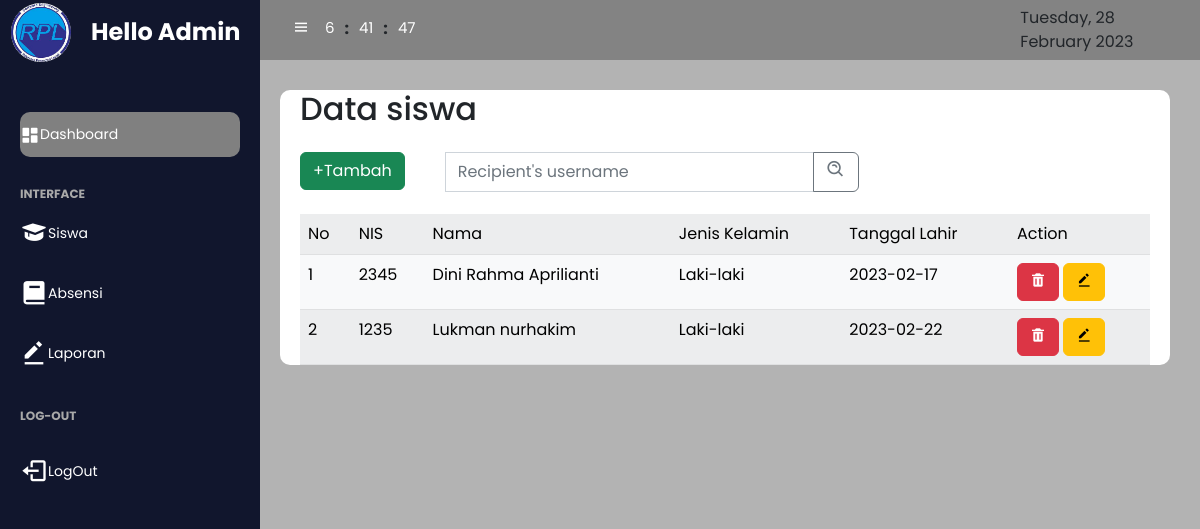
The page /admin/index.php?page=siswa on the database as committed earlier.
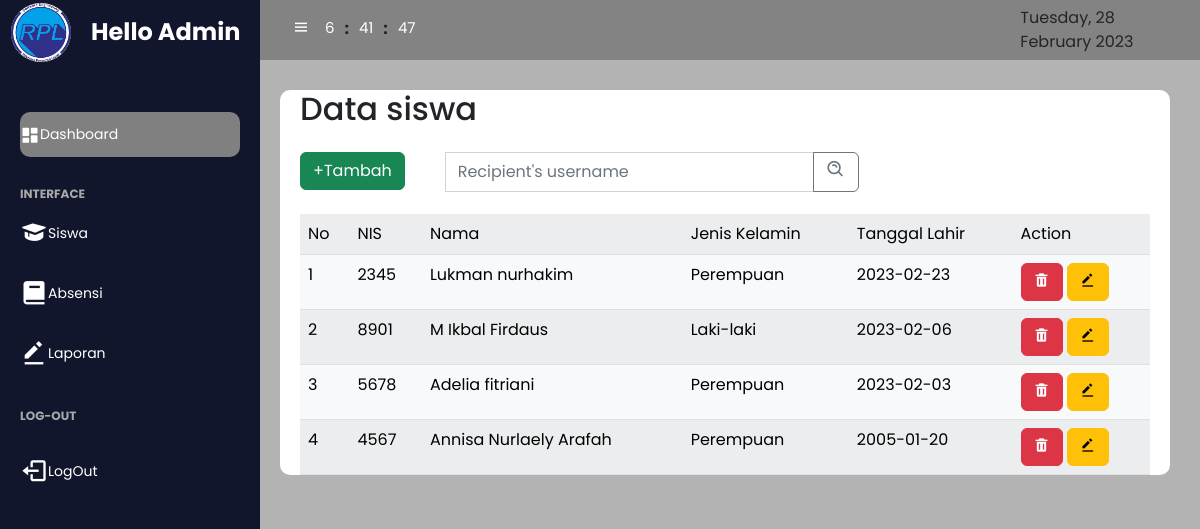
The same page on the database as committed later.
### tables this page shows
CREATE TABLE `siswa` (
  `id` int(11) NOT NULL,
  `nis` varchar(11) NOT NULL,
  `nama` varchar(45) NOT NULL,
  `jenis_kelamin` enum('Laki-laki','Perempuan') NOT NULL,
  `tanggal_lahir` date NOT NULL
);

### admin/siswa.php (the view, shortened to what this page needs)
<?php
include "../bot.php";
include "../koneksi.php";
?>
<link rel="stylesheet" href="../patch/style.css">
<section id="data-siswa">
<div class="table-data">
<h2>Data siswa</h2>
<div class="row py-3">
    <div class="col-2">
    <a href="index.php?page=tambah_data"><button type="button" class="btn btn-success mb-2">+Tambah</button> </a>
    </div>
    <div class="col-6">
    <form action="" class="acion">
    <div class="input-group">
        <input type="text" name="search" class="form-control" placeholder="Recipient's username" aria-label="Recipient's username" aria-describedby="button-addon2">
        <button class="btn btn-outline-secondary" type="submit" name="cari" id="button-addon2"><i class='bx bx-search-alt fs-5'></i></button>
    </div>
    </form>
    </div>
</div>
<table class="table table-light table-striped py-5">
    <tr>
        <td>No</td>
        <td>NIS</td>
        <td>Nama</td>
        <td>Jenis Kelamin</td>
        <td>Tanggal Lahir</td>
        <td>Action</td>
    </tr>
    <?php
    if(isset($_GET['search'])){
        $nama = $_GET['search'];
        $query = "SELECT * FROM siswa where nama like '%$nama%'";
        $result= $conn->query($query);
    }else {
        $query = "SELECT * FROM siswa";
        $result= $conn->query($query);
    }
    $no= 1;
    while ($data = $result->fetch_assoc()){
    ?>
        <tr>
            <td><?php echo $no++;?></td>
            <td><?php echo $data["nis"] ?></td>
            <td><?php echo $data["nama"] ?></td>
            <td><?php echo $data["jenis_kelamin"] ?></td>
            <td><?php echo $data["tanggal_lahir"] ?></td>
            <td>
            <button type="button" class="btn btn-danger" data-bs-toggle="modal" data-bs-target="#deleteModal">
            <i class='bx bxs-trash'></i>
            </button>
            <a href="index.php?page=edit&nis=<?php echo $data['nis']?>"><button type="button" class="btn btn-warning"><i class='bx bxs-edit-alt'></i></button></a></td>
        </tr>
    <?php
    }
    ?>
</table>
</div>
</section>
<?php
include "../footer.php";
?>

### bot.php (shortened to what this page needs)
<!doctype html>
<html lang="en">
  <head>
    <link href="https://cdn.jsdelivr.net/npm/bootstrap@5.2.3/dist/css/bootstrap.min.css" rel="stylesheet">
    <link href='https://unpkg.com/boxicons@2.1.4/css/boxicons.min.css' rel='stylesheet'>
</head>
<body>

### admin/index.php (shortened to what this page needs)
<?php
include "../bot.php";
include "../koneksi.php";
?>
<link rel="stylesheet" href="../patch/style.css">
<section id="sidebar">
        <a href="#" class="brand mt-2">
            <img class="img-fluid rounded-circle " src="../img/logo.jpg" alt="" width="60px" height="60px">
            <p>Hello Admin</p>
        </a>
        <ul class="side-menu navbar-nav">
            <li class="nav-item"><a href="?page=home" class="active nav-link"><i class='bx bxs-dashboard nav-item fs-5'></i><span>Dashboard</span></a></li>
            <li class="divider" data-text="interface">Interface</li>
            <li><a href="?page=siswa"><i class='bx bxs-graduation fs-3'></i> <span>Siswa</span></a></li>
            <li><a href="?page=absen"><i class='bx bxs-book fs-3'></i> <span>Absensi</span></a></li>
            <li><a href="?page=laporan"><i class='bx bxs-edit-alt fs-3'></i><span>Laporan</span></a></li>
            <li class="divider" data-text="log-out">Log-out</li>
            <li><a href="../logout.php"><i class='bx bx-log-out fs-3 py-3'></i><span>LogOut</span></a></li>
        </ul><br>
    </section>
    <section id="content">
        <nav>
            <div class="container-fluid">
                <i class='bx bx-menu toggle-sidebar'></i>
            </div>
            <div class="jam-digital-malasngoding">
                    <div class="kotak">
                        <p id="jam"> </p>
                    </div>
                    <div class="kotak">
                    <b>:</b>
                    </div>
                    <div class="kotak">
                        <p id="menit"></p>
                    </div>
                    <div class="kotak">
                    <b>:</b>
                    </div>
                    <div class="kotak">
                        <p id="detik"></p>
                    </div>
                </div>
                <?php
                print date('l, d F Y');
                ?>
        </nav>
    <main>
<?php
if (isset($_GET['page'])) {
    $page = $_GET['page'];
    switch ($page) {
        case 'siswa':
            include "siswa.php";
            break;
    }
}else {
    include "home.php";
    include "../footer.php";
}
?>
</main>
</section>

### footer.php (shortened to what this page needs)
  </body>
</html>

### patch/style.css (style rules this page uses)
* { font-family: 'poppins', sans-serif; margin: 0; padding: 0; box-sizing: border-box; }
body { background-color: #b3b3b3; font-family: 'poppins',sans-serif; }
html { overflow: hidden; }
nav { background:#838383 ; height: 60px; padding: 0 20px; display: flex; align-items: center; grid-gap: 28px; position: sticky; top: 0; left: 0; z-index: 100; box-shadow: #D0E4FF; }
nav .toggle-sidebar { font-size: 18px; cursor: pointer; }
nav .bx-menu { color: #fff; }
.jam-digital-malasngoding { left: 50px; top: 2px; overflow: hidden; padding: 10px; position: absolute; }
.kotak { align-items: center; float: left; padding: 5px; }
.jam-digital-malasngoding p { color: #fff; float: right; font-size: 15px; text-align: center; }
#sidebar { position: fixed; max-width: 260px; width: 100%; background: #11162D ; top:0; left: 0; height:100% ; overflow-y: auto; scrollbar-width: none; transition: all .3s ease; z-index: 200; color: #fff; }
#sidebar a img { margin-top:-15px ; }
#sidebar .brand { font-size: 24px; display: flex; align-items: center; height: 64px; font-weight: 700; color: #fff; position: sticky; top: 0; left: 0; z-index: 100; background: #11162D; transition: all .3s ease; padding: 0 11px; text-decoration: none; }
#sidebar .brand p { padding-left: 20px; }
#sidebar .side-menu { margin: 36px 0; padding: 0 20px ; transition: all .3s ease ; }
#sidebar .side-menu a { display: flex; align-items: center; font-size: 14px; color: white ; padding: 12px 16px 12px 0; transition: all .3s ease; margin:4px 0; white-space: nowrap; text-decoration: none; }
#sidebar .side-menu > li > a.active, #sidebar .side-menu a.active:hover { background:grey; color: white; border-radius: 10px; }
#sidebar .divider { margin-top: 24px; font-size: 12px; text-transform: uppercase; font-weight: 700; color: darkgray; transition: all .3s ease; white-space: nowrap; }
#content { position: relative; width: calc(100% - 260px); left: 260px; transition: all .3s ease; }
main { width: 100%; padding: 20px 20px 20px 20px; }
#data-siswa { background-color: white; margin-top: 10px; margin-right: 10px; border-radius: 10px; }
.table-data { margin-right: 20px; margin-left: 20px; }
.table { border-radius: 10px; }

Rows that differ between the two databases and show on the page:
removed siswa: nis "2345", nama "Dini Rahma Aprilianti", jenis_kelamin "Laki-laki", tanggal_lahir "2023-02-17"
removed siswa: nis "1235", nama "Lukman nurhakim", jenis_kelamin "Laki-laki", tanggal_lahir "2023-02-22"
added siswa: nis "2345", nama "Lukman nurhakim", jenis_kelamin "Perempuan", tanggal_lahir "2023-02-23"
added siswa: nis "8901", nama "M Ikbal Firdaus", jenis_kelamin "Laki-laki", tanggal_lahir "2023-02-06"
added siswa: nis "5678", nama "Adelia fitriani", jenis_kelamin "Perempuan", tanggal_lahir "2023-02-03"
added siswa: nis "4567", nama "Annisa Nurlaely Arafah", jenis_kelamin "Perempuan", tanggal_lahir "2005-01-20"
